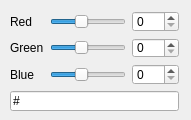
<?xml version="1.0" encoding="UTF-8"?>
<ui version="4.0">
 <class>ColorSelect</class>
 <widget class="QWidget" name="ColorSelect">
  <property name="geometry">
   <rect>
    <x>0</x>
    <y>0</y>
    <width>191</width>
    <height>120</height>
   </rect>
  </property>
  <property name="windowTitle">
   <string>Form</string>
  </property>
  <widget class="QWidget" name="layoutWidget">
   <property name="geometry">
    <rect>
     <x>10</x>
     <y>11</y>
     <width>169</width>
     <height>100</height>
    </rect>
   </property>
   <layout class="QGridLayout" name="gridLayout">
    <item row="0" column="0">
     <widget class="QLabel" name="lblRed">
      <property name="text">
       <string>Red</string>
      </property>
     </widget>
    </item>
    <item row="0" column="1">
     <widget class="QSlider" name="sliderRed">
      <property name="maximum">
       <number>255</number>
      </property>
      <property name="value">
       <number>100</number>
      </property>
      <property name="orientation">
       <enum>Qt::Horizontal</enum>
      </property>
     </widget>
    </item>
    <item row="0" column="2">
     <widget class="QSpinBox" name="spinRed">
      <property name="maximum">
       <number>255</number>
      </property>
     </widget>
    </item>
    <item row="1" column="0">
     <widget class="QLabel" name="lblGreen">
      <property name="text">
       <string>Green</string>
      </property>
     </widget>
    </item>
    <item row="1" column="1">
     <widget class="QSlider" name="sliderGreen">
      <property name="maximum">
       <number>255</number>
      </property>
      <property name="value">
       <number>100</number>
      </property>
      <property name="orientation">
       <enum>Qt::Horizontal</enum>
      </property>
     </widget>
    </item>
    <item row="1" column="2">
     <widget class="QSpinBox" name="spinGreen">
      <property name="maximum">
       <number>255</number>
      </property>
     </widget>
    </item>
    <item row="2" column="0">
     <widget class="QLabel" name="lblBlue">
      <property name="text">
       <string>Blue</string>
      </property>
     </widget>
    </item>
    <item row="2" column="1">
     <widget class="QSlider" name="sliderBlue">
      <property name="maximum">
       <number>255</number>
      </property>
      <property name="value">
       <number>100</number>
      </property>
      <property name="orientation">
       <enum>Qt::Horizontal</enum>
      </property>
     </widget>
    </item>
    <item row="2" column="2">
     <widget class="QSpinBox" name="spinBlue">
      <property name="maximum">
       <number>255</number>
      </property>
     </widget>
    </item>
    <item row="3" column="0" colspan="3">
     <widget class="QLineEdit" name="txtColor">
      <property name="inputMask">
       <string>\#HHHHHH; </string>
      </property>
     </widget>
    </item>
   </layout>
  </widget>
 </widget>
 <resources/>
 <connections>
  <connection>
   <sender>sliderRed</sender>
   <signal>valueChanged(int)</signal>
   <receiver>spinRed</receiver>
   <slot>setValue(int)</slot>
   <hints>
    <hint type="sourcelabel">
     <x>114</x>
     <y>19</y>
    </hint>
    <hint type="destinationlabel">
     <x>166</x>
     <y>24</y>
    </hint>
   </hints>
  </connection>
  <connection>
   <sender>sliderGreen</sender>
   <signal>valueChanged(int)</signal>
   <receiver>spinGreen</receiver>
   <slot>setValue(int)</slot>
   <hints>
    <hint type="sourcelabel">
     <x>97</x>
     <y>50</y>
    </hint>
    <hint type="destinationlabel">
     <x>161</x>
     <y>50</y>
    </hint>
   </hints>
  </connection>
  <connection>
   <sender>sliderBlue</sender>
   <signal>valueChanged(int)</signal>
   <receiver>spinBlue</receiver>
   <slot>setValue(int)</slot>
   <hints>
    <hint type="sourcelabel">
     <x>69</x>
     <y>64</y>
    </hint>
    <hint type="destinationlabel">
     <x>150</x>
     <y>68</y>
    </hint>
   </hints>
  </connection>
  <connection>
   <sender>spinRed</sender>
   <signal>valueChanged(int)</signal>
   <receiver>sliderRed</receiver>
   <slot>setValue(int)</slot>
   <hints>
    <hint type="sourcelabel">
     <x>155</x>
     <y>14</y>
    </hint>
    <hint type="destinationlabel">
     <x>104</x>
     <y>14</y>
    </hint>
   </hints>
  </connection>
  <connection>
   <sender>spinGreen</sender>
   <signal>valueChanged(int)</signal>
   <receiver>sliderGreen</receiver>
   <slot>setValue(int)</slot>
   <hints>
    <hint type="sourcelabel">
     <x>167</x>
     <y>45</y>
    </hint>
    <hint type="destinationlabel">
     <x>102</x>
     <y>43</y>
    </hint>
   </hints>
  </connection>
  <connection>
   <sender>spinBlue</sender>
   <signal>valueChanged(int)</signal>
   <receiver>sliderBlue</receiver>
   <slot>setValue(int)</slot>
   <hints>
    <hint type="sourcelabel">
     <x>157</x>
     <y>78</y>
    </hint>
    <hint type="destinationlabel">
     <x>88</x>
     <y>71</y>
    </hint>
   </hints>
  </connection>
  <connection>
   <sender>sliderBlue</sender>
   <signal>valueChanged(int)</signal>
   <receiver>ColorSelect</receiver>
   <slot>colorChanged()</slot>
   <hints>
    <hint type="sourcelabel">
     <x>55</x>
     <y>78</y>
    </hint>
    <hint type="destinationlabel">
     <x>185</x>
     <y>90</y>
    </hint>
   </hints>
  </connection>
  <connection>
   <sender>sliderGreen</sender>
   <signal>valueChanged(int)</signal>
   <receiver>ColorSelect</receiver>
   <slot>colorChanged()</slot>
   <hints>
    <hint type="sourcelabel">
     <x>98</x>
     <y>55</y>
    </hint>
    <hint type="destinationlabel">
     <x>158</x>
     <y>114</y>
    </hint>
   </hints>
  </connection>
  <connection>
   <sender>sliderRed</sender>
   <signal>valueChanged(int)</signal>
   <receiver>ColorSelect</receiver>
   <slot>colorChanged()</slot>
   <hints>
    <hint type="sourcelabel">
     <x>70</x>
     <y>25</y>
    </hint>
    <hint type="destinationlabel">
     <x>80</x>
     <y>114</y>
    </hint>
   </hints>
  </connection>
 </connections>
 <slots>
  <slot>colorChanged()</slot>
 </slots>
</ui>
